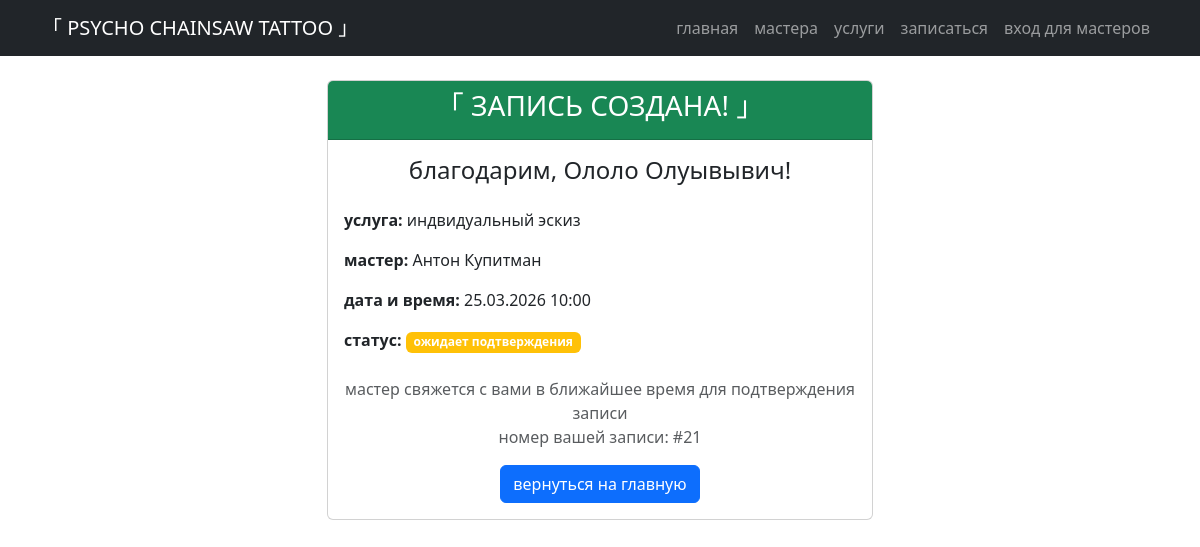
Page /booking/success/21/ on the committed database.
### main/models.py (models this page shows, shortened)
class Appointment(models.Model):
    STATUS_CHOICES = [
        ('pending', 'Ожидание'),
        ('confirmed', 'Подтвержден'),
        ('completed', 'Выполнен'),
        ('cancelled', 'Отменен'),
    ]
    client = models.ForeignKey(Client, on_delete=models.PROTECT, related_name='appointments', verbose_name="Клиент")
    master = models.ForeignKey(Master, on_delete=models.PROTECT, related_name='appointments', verbose_name="Мастер")
    service = models.ForeignKey(Service, on_delete=models.PROTECT, related_name='appointments', verbose_name="Услуга")
    date_time = models.DateTimeField("Дата и время")
    status = models.CharField("Статус", max_length=20, choices=STATUS_CHOICES, default='pending')
    created_at = models.DateTimeField("Дата создания записи", auto_now_add=True)
    photo = models.ImageField("Желаемый эскиз", upload_to='sketches/', null=False, blank=True)
    notes = models.TextField("Примечания", blank=True, null=True)
    class Meta:
        verbose_name = "Запись"
        verbose_name_plural = "Записи"

class Client(models.Model):
    name = models.CharField("Имя", max_length=100)
    birth_date = models.DateField("Дата рождения", null=True, blank=True)
    phone = models.CharField("Телефон", max_length=20, unique=True)
    email = models.EmailField("Email", blank=True, null=True)
    registered_at = models.DateTimeField("Дата регистрации", auto_now_add=True)
    parental_consent = models.FileField(
        "cогласие родителей",
        upload_to='consents/',
        null=True,
        blank=True,
        help_text="cкан или фото согласия (для клиентов до 18 лет)"
    )
    class Meta:
        verbose_name = "Клиент"
        verbose_name_plural = "Клиенты"

class Service(models.Model):
    name = models.CharField("Название услуги", max_length=150)
    description = models.TextField("Описание")
    price = models.DecimalField("Цена (₽)", max_digits=10, decimal_places=2)
    duration = models.DurationField("Длительность", help_text="Формат ЧЧ:ММ:СС")
    masters = models.ManyToManyField(Master, related_name='services', verbose_name="Кто выполняет")
    class Meta:
        verbose_name = "Услуга"
        verbose_name_plural = "Услуги"

class Master(models.Model):
    user = models.OneToOneField(User, on_delete=models.CASCADE, verbose_name="Пользователь", null=True, blank=True)
    name = models.CharField("Имя", max_length=100)
    specialty = models.CharField("Специализация", max_length=200, help_text="Например: традиция, реализм, киберсигилизм")
    experience = models.PositiveIntegerField("Опыт (лет)", default=1)
    phone = models.CharField("Телефон", max_length=20)
    photo = models.ImageField("Фото", upload_to='masters/', null=True, blank=True)
    is_active = models.BooleanField("Работает в салоне", default=True)
    class Meta:
        verbose_name = "Мастер"
        verbose_name_plural = "Мастера"

### main/views.py (the view)
# urls.py: path('booking/success/<int:appointment_id>/', views.booking_success, name='booking_success'),
def booking_success(request, appointment_id):
    appointment = Appointment.objects.get(id=appointment_id)
    return render(request, 'main/booking_success.html', {'appointment': appointment})

### templates/main/booking_success.html (shortened to what this page needs)
{% extends 'base.html' %}
{% block content %}
<div class="row justify-content-center">
    <div class="col-md-6">
        <div class="card text-center">
            <div class="card-header bg-success text-white">
                <h3>「 ЗАПИСЬ СОЗДАНА! 」</h3>
            </div>
            <div class="card-body">
                <h4 class="mb-4">благодарим, {{ appointment.client.name }}!</h4>
                <div class="text-start mb-4">
                    <p><strong>услуга:</strong> {{ appointment.service.name }}</p>
                    <p><strong>мастер:</strong> {{ appointment.master.name }}</p>
                    <p><strong>дата и время:</strong> {{ appointment.date_time|date:"d.m.Y H:i" }}</p>
                    <p><strong>статус:</strong> <span class="badge bg-warning">ожидает подтверждения</span></p>
                </div>
                <p class="text-muted">
                    мастер свяжется с вами в ближайшее время для подтверждения записи<br>
                    номер вашей записи: #{{ appointment.id }}
                </p>
                <a href="{% url 'index' %}" class="btn btn-primary">вернуться на главную</a>
            </div>
        </div>
    </div>
</div>
{% endblock %}

### rows in the picture
Appointment: client.name "Ололо Олуывывич", service.name "индвидуальный эскиз", master.name "Антон Купитман", date_time "25.03.2026 10:00", id "21"
